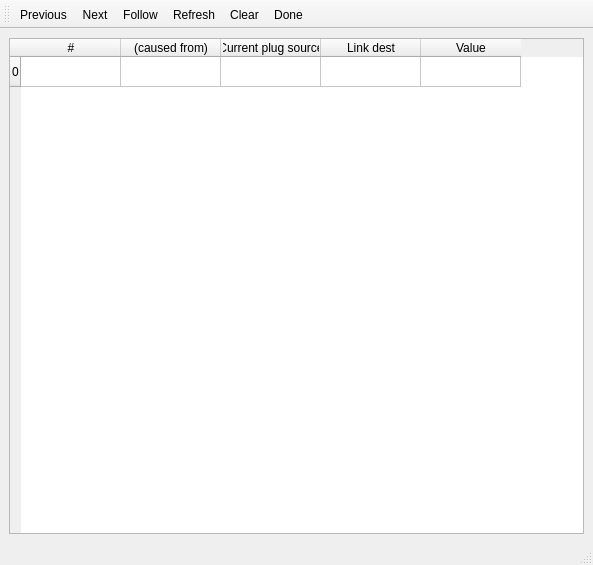
<?xml version="1.0" encoding="UTF-8"?>
<ui version="4.0">
 <class>links_debugger</class>
 <widget class="QMainWindow" name="links_debugger">
  <property name="geometry">
   <rect>
    <x>0</x>
    <y>0</y>
    <width>593</width>
    <height>565</height>
   </rect>
  </property>
  <property name="windowTitle">
   <string>CAPSUL links debugger</string>
  </property>
  <widget class="QWidget" name="centralwidget">
   <layout class="QVBoxLayout" name="verticalLayout">
    <item>
     <widget class="QTableWidget" name="links_table">
      <property name="editTriggers">
       <set>QAbstractItemView::NoEditTriggers</set>
      </property>
      <property name="sortingEnabled">
       <bool>true</bool>
      </property>
      <property name="columnCount">
       <number>5</number>
      </property>
      <attribute name="horizontalHeaderCascadingSectionResizes">
       <bool>true</bool>
      </attribute>
      <attribute name="horizontalHeaderDefaultSectionSize">
       <number>100</number>
      </attribute>
      <attribute name="horizontalHeaderMinimumSectionSize">
       <number>20</number>
      </attribute>
      <row>
       <property name="text">
        <string>0</string>
       </property>
      </row>
      <column>
       <property name="text">
        <string>#</string>
       </property>
      </column>
      <column>
       <property name="text">
        <string>(caused from)</string>
       </property>
      </column>
      <column>
       <property name="text">
        <string>Current plug source</string>
       </property>
      </column>
      <column>
       <property name="text">
        <string>Link dest</string>
       </property>
      </column>
      <column>
       <property name="text">
        <string>Value</string>
       </property>
      </column>
     </widget>
    </item>
   </layout>
  </widget>
  <widget class="QMenuBar" name="menubar">
   <property name="geometry">
    <rect>
     <x>0</x>
     <y>0</y>
     <width>593</width>
     <height>20</height>
    </rect>
   </property>
  </widget>
  <widget class="QStatusBar" name="statusbar"/>
  <widget class="QToolBar" name="actionsbar">
   <property name="windowTitle">
    <string>toolBar</string>
   </property>
   <attribute name="toolBarArea">
    <enum>TopToolBarArea</enum>
   </attribute>
   <attribute name="toolBarBreak">
    <bool>false</bool>
   </attribute>
   <addaction name="actionPrevious"/>
   <addaction name="actionNext"/>
   <addaction name="actionFollow"/>
   <addaction name="actionRefresh"/>
   <addaction name="actionClear"/>
   <addaction name="actionDone"/>
  </widget>
  <action name="actionPrevious">
   <property name="text">
    <string>Previous</string>
   </property>
   <property name="toolTip">
    <string>Previous link in order</string>
   </property>
   <property name="shortcut">
    <string>Ctrl+Up</string>
   </property>
  </action>
  <action name="actionNext">
   <property name="text">
    <string>Next</string>
   </property>
   <property name="toolTip">
    <string>next link in order</string>
   </property>
   <property name="shortcut">
    <string>Down, Right</string>
   </property>
  </action>
  <action name="actionFollow">
   <property name="text">
    <string>Follow</string>
   </property>
   <property name="toolTip">
    <string>Follow link and go to the next one</string>
   </property>
   <property name="shortcut">
    <string>Return</string>
   </property>
  </action>
  <action name="actionRefresh">
   <property name="text">
    <string>Refresh</string>
   </property>
   <property name="shortcut">
    <string>F5</string>
   </property>
  </action>
  <action name="actionDone">
   <property name="text">
    <string>Done</string>
   </property>
   <property name="shortcut">
    <string>Ctrl+W</string>
   </property>
  </action>
  <action name="actionClear">
   <property name="text">
    <string>Clear</string>
   </property>
   <property name="toolTip">
    <string>Clear the view and associated file</string>
   </property>
   <property name="shortcut">
    <string>Del</string>
   </property>
  </action>
 </widget>
 <resources/>
 <connections>
  <connection>
   <sender>actionDone</sender>
   <signal>triggered()</signal>
   <receiver>links_debugger</receiver>
   <slot>close()</slot>
   <hints>
    <hint type="sourcelabel">
     <x>-1</x>
     <y>-1</y>
    </hint>
    <hint type="destinationlabel">
     <x>296</x>
     <y>282</y>
    </hint>
   </hints>
  </connection>
 </connections>
</ui>
